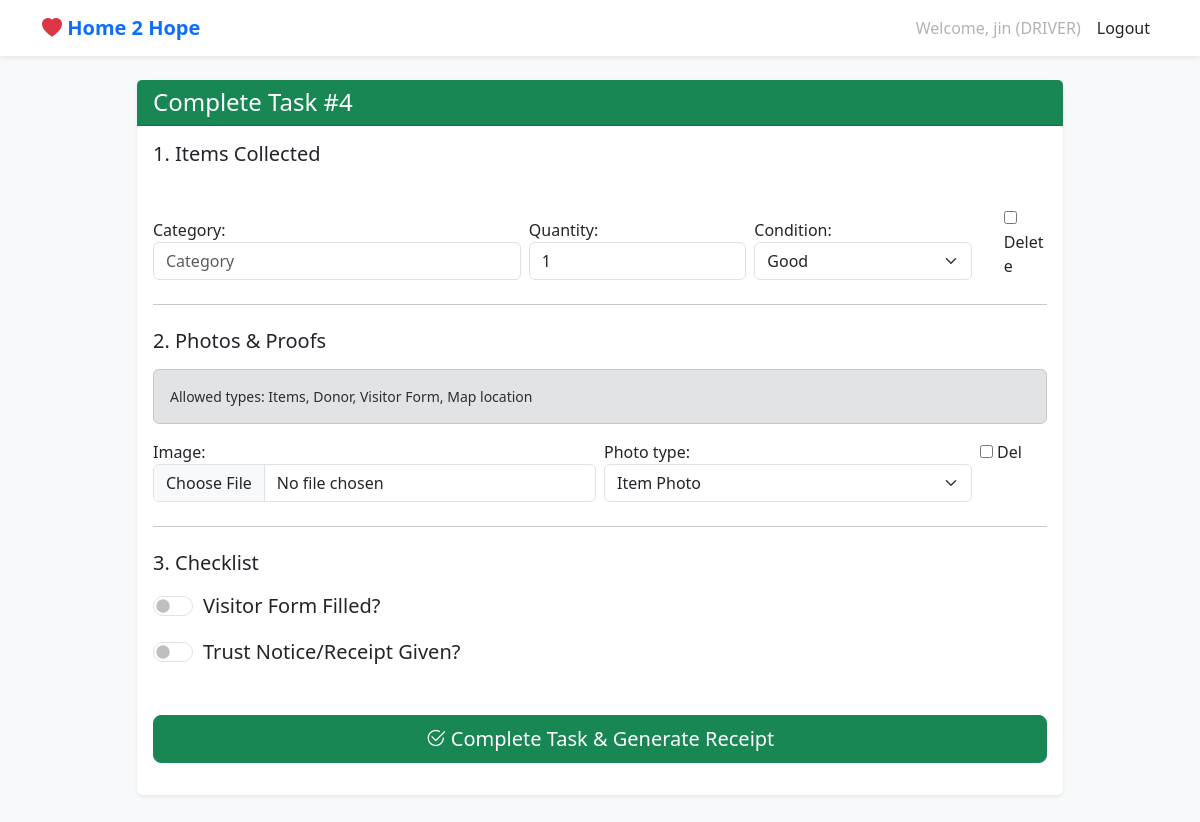
Before: /task/4/complete/ (signed in) with the older database file.
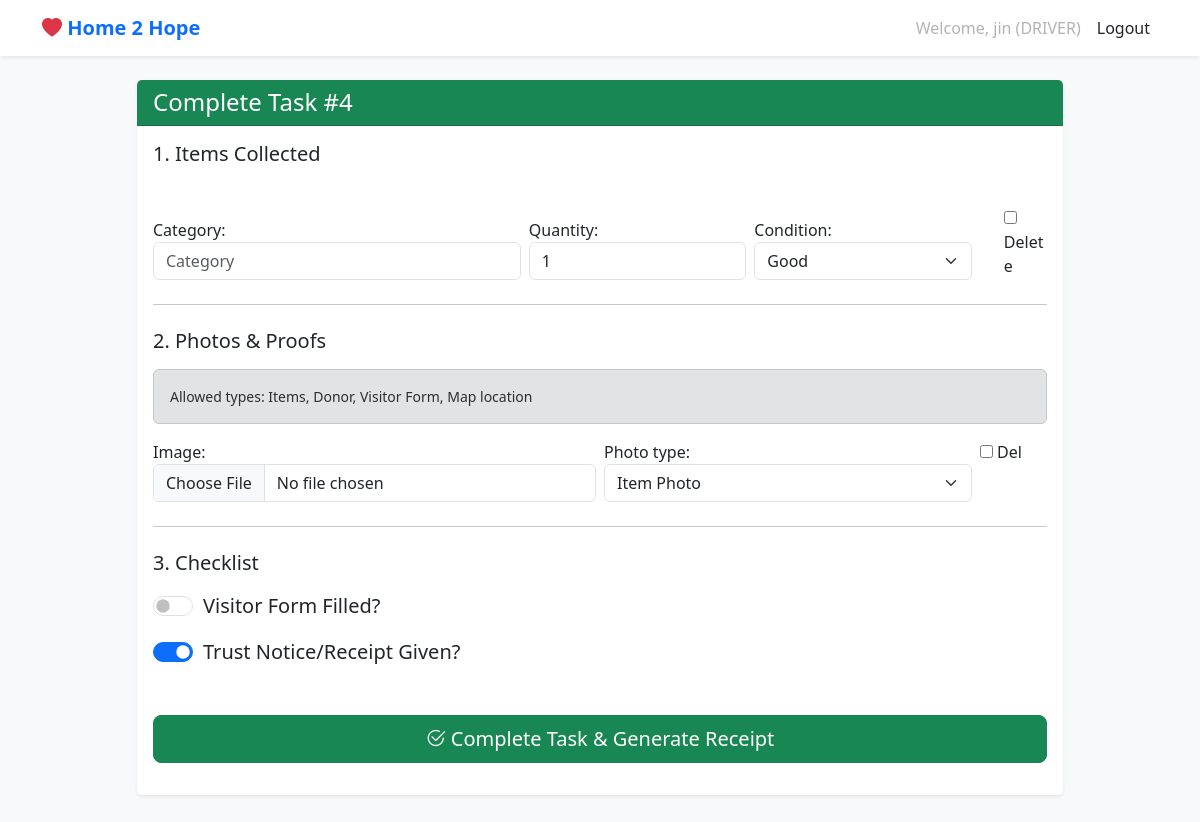
After: the same page with the newer database file.
### core/models.py (models this page shows, shortened)
class Task(models.Model):
    STATUS_ASSIGNED = 'ASSIGNED'
    STATUS_IN_PROGRESS = 'IN_PROGRESS'
    STATUS_COMPLETED = 'COMPLETED'
    STATUS_CHOICES = [
        (STATUS_ASSIGNED, 'Assigned'),
        (STATUS_IN_PROGRESS, 'In Progress'),
        (STATUS_COMPLETED, 'Completed'),
    ]
    donor_name = models.CharField(max_length=255)
    address = models.TextField()
    phone_numbers = models.CharField(max_length=255, help_text="Comma-separated phone numbers")
    location_link = models.URLField(max_length=500, help_text="Google Maps Share Link")
    CATEGORY_CHOICES = [
        ('FURNITURE', 'Furniture'),
        ('CLOTHES', 'Clothes'),
        ('ELECTRONICS', 'Electronics'),
        ('FOOD', 'Food'),
        ('BOOKS', 'Books'),
        ('OTHER', 'Other'),
    ]
    category = models.CharField(max_length=50, choices=CATEGORY_CHOICES, default='OTHER')
    is_urgent = models.BooleanField(default=False)
    assigned_to = models.ForeignKey(User, on_delete=models.SET_NULL, null=True, blank=True, related_name='assigned_tasks')
    created_by = models.ForeignKey(User, on_delete=models.CASCADE, related_name='created_tasks')
    status = models.CharField(max_length=20, choices=STATUS_CHOICES, default=STATUS_ASSIGNED)
    created_at = models.DateTimeField(auto_now_add=True)
    updated_at = models.DateTimeField(auto_now=True)
    completed_at = models.DateTimeField(null=True, blank=True)
    visitor_form_filled = models.BooleanField(default=False)
    trust_notice_given = models.BooleanField(default=False)

### core/views.py (the view)
# urls.py: path('task/<int:pk>/complete/', views.complete_task_view, name='task_complete'),
@login_required
def complete_task_view(request, pk):
    task = get_object_or_404(Task, pk=pk, assigned_to=request.user)
    ItemFormSet = modelformset_factory(Item, form=ItemForm, extra=1, can_delete=True)
    PhotoFormSet = modelformset_factory(TaskPhoto, form=TaskPhotoForm, extra=1, can_delete=True)
    if request.method == 'POST':
        task_form = TaskCompletionForm(request.POST, instance=task)
        item_formset = ItemFormSet(request.POST, queryset=Item.objects.none())
        photo_formset = PhotoFormSet(request.POST, request.FILES, queryset=TaskPhoto.objects.none()) # Using none because creating new ones
        if task_form.is_valid() and item_formset.is_valid() and photo_formset.is_valid():
            task_form.save()
            instances = item_formset.save(commit=False)
            for instance in instances:
                instance.task = task
                instance.save()
            photos = photo_formset.save(commit=False)
            for photo in photos:
                photo.task = task
                photo.save()
            task.status = 'COMPLETED'
            task.completed_at = timezone.now()
            task.save()
            lat = request.POST.get('latitude')
            lng = request.POST.get('longitude')
            if lat and lng:
                LocationLog.objects.create(
                    task=task,
                    latitude=lat,
                    longitude=lng,
                    event='COMPLETE'
                )
            messages.success(request, "Task completed successfully!")
            return redirect('receipt_view', pk=task.pk)
    else:
        task_form = TaskCompletionForm(instance=task)
        item_formset = ItemFormSet(queryset=Item.objects.none())
        photo_formset = PhotoFormSet(queryset=TaskPhoto.objects.none())
    return render(request, 'core/task_completion.html', {
        'task': task,
        'task_form': task_form,
        'item_formset': item_formset,
        'photo_formset': photo_formset
    })

### core/forms.py
class TaskCompletionForm(forms.ModelForm):
    class Meta:
        model = Task
        fields = ['visitor_form_filled', 'trust_notice_given']
        widgets = {
            'visitor_form_filled': forms.CheckboxInput(attrs={'class': 'form-check-input'}),
            'trust_notice_given': forms.CheckboxInput(attrs={'class': 'form-check-input'}),
        }

### templates/core/task_completion.html (shortened to what this page needs)
{% extends 'base.html' %}
{% block content %}
<div class="row justify-content-center">
    <div class="col-md-10">
        <div class="card">
            <div class="card-header bg-success text-white">
                <h4 class="mb-0">Complete Task #{{ task.id }}</h4>
            </div>
            <div class="card-body">
                <form method="post" enctype="multipart/form-data" id="completeTaskForm">
                    <h5 class="mb-3">1. Items Collected</h5>
                    <div id="item-formset">
                        {% for form in item_formset %}
                        <div class="item-form-row row mb-2 g-2 align-items-end">
                            <div class="col-md-5">{{ form.category.label_tag }} {{ form.category }}</div>
                            <div class="col-md-3">{{ form.quantity.label_tag }} {{ form.quantity }}</div>
                            <div class="col-md-3">{{ form.condition.label_tag }} {{ form.condition }}</div>
                            <div class="col-md-1">
                                {% if item_formset.can_delete %}
                                <div class="form-check pt-4">
                                    {{ form.DELETE }} Delete
                                </div>
                                {% endif %}
                            </div>
                        </div>
                        {% endfor %}
                    </div>
                    <hr class="my-4">
                    <h5 class="mb-3">2. Photos & Proofs</h5>
                    <div class="alert alert-secondary small">
                        Allowed types: Items, Donor, Visitor Form, Map location
                    </div>
                    <div id="photo-formset">
                        {% for form in photo_formset %}
                        <div class="row mb-2 g-2">
                            <div class="col-md-6">{{ form.image.label_tag }} {{ form.image }}</div>
                            <div class="col-md-5">{{ form.photo_type.label_tag }} {{ form.photo_type }}</div>
                            <div class="col-md-1">
                                {% if photo_formset.can_delete %}
                                {{ form.DELETE }} Del
                                {% endif %}
                            </div>
                        </div>
                        {% endfor %}
                    </div>
                    <hr class="my-4">
                    <h5 class="mb-3">3. Checklist</h5>
                    <div class="mb-3">
                        <div class="form-check form-switch fs-5">
                            {{ task_form.visitor_form_filled }}
                            <label class="form-check-label"
                                for="{{ task_form.visitor_form_filled.id_for_label }}">Visitor Form Filled?</label>
                        </div>
                    </div>
                    <div class="mb-3">
                        <div class="form-check form-switch fs-5">
                            {{ task_form.trust_notice_given }}
                            <label class="form-check-label" for="{{ task_form.trust_notice_given.id_for_label }}">Trust
                                Notice/Receipt Given?</label>
                        </div>
                    </div>
                    <div class="d-grid gap-2 mt-5">
                        <button type="submit" class="btn btn-success btn-lg" id="btnComplete">
                            <i class="bi bi-check2-circle"></i> Complete Task & Generate Receipt
                        </button>
                    </div>
                </form>
            </div>
        </div>
    </div>
</div>
{% endblock %}

Changed rows visible on the page:
changed Task id 4: trust_notice_given "☐" → "☑"
